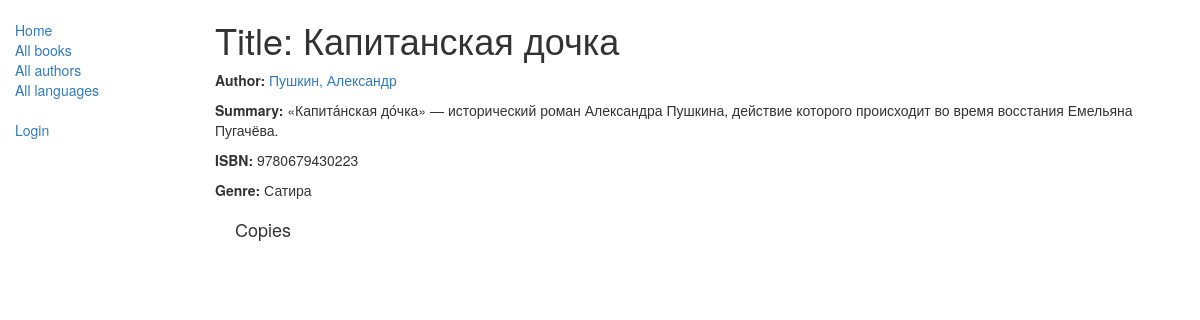
The app's page /catalog/book/6, older data.
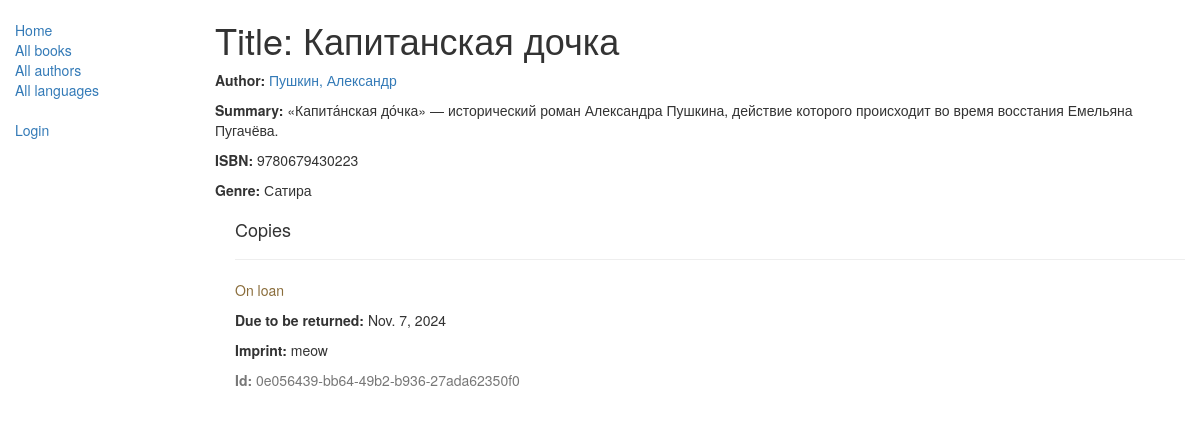
The same page, newer data.
### catalog/models.py (models this page shows, shortened)
class Book(models.Model):
    title = models.CharField(max_length=200)
    author = models.ForeignKey('Author', on_delete=models.SET_NULL, null=True)
    summary = models.TextField(max_length=1000, help_text='Enter a brief description of the book')
    isbn = models.CharField('ISBN', max_length=13,help_text='13 Character <a href="https://www.isbn-international.org/content/what-isbn">ISBN number</a> ')
    genre = models.ManyToManyField(Genre, help_text='Select a genre for this book')
    language = models.ForeignKey('Language', on_delete=models.SET_NULL, null=True)
    class Meta:
        ordering = ['title', 'author']
    def display_genre(self):
        return ', '.join([genre.name for genre in self.genre.all()[:3]])
    display_genre.short_description = 'Genre'

class Author(models.Model):
    first_name = models.CharField(max_length=100)
    last_name = models.CharField(max_length=100)
    date_of_birth = models.DateField(null=True, blank=True)
    date_of_death = models.DateField('Died', null=True, blank=True)
    class Meta:
        ordering = ['last_name', 'first_name']
    def __str__(self):
        return f'{self.last_name}, {self.first_name}'

class Genre(models.Model):
    name = models.CharField(max_length=200, help_text='Enter a book genre')
    def __str__(self):
        return self.name
    class Meta:
        constraints = [
            UniqueConstraint(Lower('name'),name='genre_name_case_insensitive_unique',violation_error_message="Genre already exists (case insensitive match)"),]

class BookInstance(models.Model):
    id = models.UUIDField(primary_key=True, default=uuid.uuid4, help_text='Unique ID for this particular book across whole library')
    book = models.ForeignKey('Book', on_delete=models.SET_NULL, null=True)
    imprint = models.CharField(max_length=200)
    due_back = models.DateField(null=True, blank=True)
    borrower = models.ForeignKey(User, on_delete=models.SET_NULL, null=True, blank=True)
    LOAN_STATUS = (
        ('m', 'Maintenance'),
        ('o', 'On loan'),
        ('a', 'Available'),
        ('r', 'Reserved'),
    )
    status = models.CharField(max_length=1, choices=LOAN_STATUS, blank=True, default='m', help_text='Book availbility')
    class Meta:
        ordering = ["due_back"]
        permissions = (("can_mark_returned", "Set book as returned"),)

### catalog/views.py (the view)
# urls.py: path('book/<int:pk>', views.BookDetailView.as_view(), name='book-detail'),
class BookDetailView(generic.DetailView):
    model = Book

### catalog/templates/catalog/book_detail.html (shortened to what this page needs)
{% extends "base_generic.html" %}
{% block content %}
  <h1>Title: {{ book.title }}</h1>
  <p><strong>Author:</strong> <a href="{% url 'author-detail' book.author.pk %}">{{ book.author }}</a></p>
  <p><strong>Summary:</strong> {{ book.summary }}</p>
  <p><strong>ISBN:</strong> {{ book.isbn }}</p>
  <p><strong>Genre:</strong> {% for genre in book.genre.all %} {{ genre }}{% if not forloop.last %}, {% endif %}{% endfor %}</p>
  <div style="margin-left:20px;margin-top:20px">
    <h4>Copies</h4>
    {% for copy in book.bookinstance_set.all %}
    <hr>
    <p
      class="{% if copy.status == 'a' %}text-success{% elif copy.status == 'd' %}text-danger
      {% else %}text-warning{% endif %}"
    >
      {{ copy.get_status_display }}
    </p>
    {% if copy.status != 'a' %}<p><strong>Due to be returned:</strong> {{copy.due_back}}</p>{% endif %}
    <p><strong>Imprint:</strong> {{copy.imprint}}</p>
    <p class="text-muted"><strong>Id:</strong> {{copy.id}}</p>
    {% endfor %}
  </div>
{% endblock %}

### catalog/templates/base_generic.html (shortened to what this page needs)
<!doctype html>
<html lang="en">
  <head>
    <link
      rel="stylesheet"
      href="https://maxcdn.bootstrapcdn.com/bootstrap/3.3.7/css/bootstrap.min.css" />
    {% load static %}
  </head>
  <body>
    <div class="container-fluid">
      <div class="row">
        <div class="col-sm-2">
          {% block sidebar %}
            <ul class="sidebar-nav">
              <li><a href="{% url 'index' %}">Home</a></li>
              <li><a href="{% url 'books' %}">All books</a></li>
              <li><a href="{% url 'authors' %}">All authors</a></li>
              <li><a href="{% url 'languages' %}">All languages</a></li>
            </ul>
            <ul class="sidebar-nav">
              {% if user.is_authenticated %}
               <li>User: {{ user.get_username }}</li>
                <li><a href="{% url 'my-borrowed' %}">My Borrowed</a></li>
                <li><a href="{% url 'set_favorite_book' %}">My Favorite book</a></li>
                 <form id="logout-form" action="{% url 'logout' %}" method="POST" style="display: none;">
                     {% csrf_token %}
                 </form>
                  <a href="#" onclick="confirmLogout()">Logout</a>
                    <script>
                    function confirmLogout() {
                        if (confirm('Вы уверены, что хотите выйти?')) {
                            document.getElementById('logout-form').submit();
                        }
                    }
                    </script>
               </li>
              {% else %}
               <li><a href="{% url 'login'%}?next={{request.path}}">Login</a></li>
             {% endif %}
            </ul>
          {% endblock %}
        </div>
        <div class="col-sm-10 ">{% block content %}{% endblock %}
        </div>
      </div>
    </div>
  </body>
</html>

### catalog/templates/base_generic.html (style rules this page uses)
.sidebar-nav { margin-top: 20px; padding: 0; list-style: none; }

Row changes from the older to the newer data that the page shows:
added BookInstance: status "On loan", due_back "Nov. 7, 2024", imprint "meow", id "0e056439-bb64-49b2-b936-27ada62350f0"
